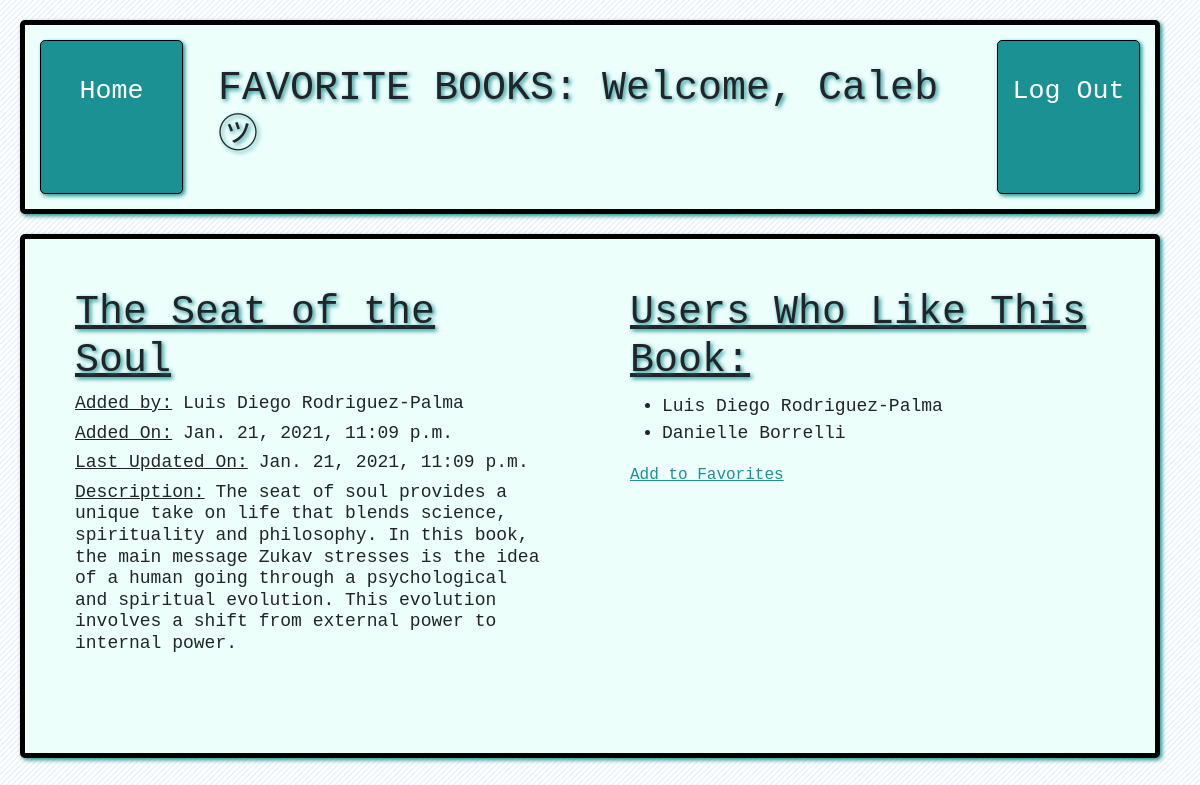
Page /books/7 (signed in) on the committed database.
### main_app/models.py (models this page shows)
class User(models.Model):
    first_name = models.CharField(max_length=255)
    last_name = models.CharField(max_length=255)
    email = models.EmailField(max_length=255)
    password = models.CharField(max_length=255)
    created_at = models.DateTimeField(auto_now_add=True)
    updated_at = models.DateTimeField(auto_now=True)
    objects = UserManager()

class Book(models.Model):
    title = models.CharField(max_length=255)
    desc = models.TextField()
    uploaded_by = models.ForeignKey(User, related_name="books_uploaded", on_delete = models.CASCADE)
    users_who_like = models.ManyToManyField(User, related_name="liked_books")
    created_at = models.DateTimeField(auto_now_add=True)
    updated_at = models.DateTimeField(auto_now=True)
    objects = BookManager()

### main_app/views.py (the view)
# urls.py: path('books/<int:num>', views.view_book),
def view_book(request, num):
    this_book = Book.objects.get(id=num)
    user_id = int(request.session['user_id'])
    context = {
            "specified_user" : User.objects.get(id=user_id),
            "this_book": Book.objects.get(id=num),
            "all_the_users_who_liked": this_book.users_who_like.all(),
        }
    return render(request, "book_info.html", context)

### main_app/templates/book_info.html (shortened to what this page needs)
<!DOCTYPE html>
<html lang="en">
<head>
    <link href="https://cdn.jsdelivr.net/npm/bootstrap@5.0.0-beta1/dist/css/bootstrap.min.css" rel="stylesheet">
    {% load static %}
    <link rel="stylesheet" href="{% static 'css/book_info.css' %}">
</head>
<body>
    <div class="mycontainer">
        <a id="subhead" href="/books">Home</a>
        <div id="mainhead">
            <h1>FAVORITE BOOKS: Welcome, {{specified_user.first_name}} ㋡</h1>
        </div>
        <a id="subhead" href="/log_out">Log Out</a>
    </div>
    <div class="nextcontainer">
        <div id="mainbox">
            <div class="book_modules">
                {% if specified_user != this_book.uploaded_by %}
                <h1>{{this_book.title}}</h1>
                <h5><span class="underline">Added by:</span> {{this_book.uploaded_by.first_name}} {{this_book.uploaded_by.last_name}}</h5>
                <h5><span class="underline">Added On:</span> {{this_book.created_at}}</h5>
                <h5><span class="underline">Last Updated On:</span> {{this_book.updated_at}}</h5>
                <h5><span class="underline">Description:</span> {{this_book.desc}}</h5>
                {% endif %}
            </div>
            <div class="book_modules">
                <h1>Users Who Like This Book:</h1>
                <ul>
                    {% for user in all_the_users_who_liked %}
                    <li>{{user.first_name}} {{user.last_name}}</li>
                    {% endfor %}
                </ul>
                {% if specified_user not in this_book.users_who_like.all %}
                <a href="/add_to_favorites/{{this_book.id}}">Add to Favorites</a>
                {% endif %}
            </div>
        </div>
    </div>
</body>
</html>

### main_app/static/css/book_info.css (style rules this page uses)
body { background-image: linear-gradient(135deg, #ffffff 37.50%, #e6effa 37.50%, #e6effa 50%, #ffffff 50%, #ffffff 87.50%, #e6effa 87.50%, #e6effa 100%); background-size: 5.66px 5.66px; font-family: 'Comic Sans MS', Courier, monospace; }
.mycontainer { text-shadow: 2px 2px 4px rgb(27, 145, 147); padding: 10px; width: 95%; background-color: rgb(236, 255, 251); border: black solid 5px; box-shadow: 2px 2px 4px rgb(27, 145, 147); border-radius: 5px; display: flex; margin: 20px; }
#mainhead { text-shadow: 2px 2px 4px rgb(27, 145, 147); padding: 10px; width: 80%; margin: 20px; display: flex; }
#subhead { text-shadow: 2px 2px 4px rgb(27, 145, 147); padding-top: 30px; width: 15%; box-shadow: 2px 2px 4px rgb(27, 145, 147); margin: 5px; text-align: center; background-color: rgb(27, 145, 147); color: white; box-shadow: 2px 2px 4px rgb(27, 145, 147); border-radius: 5px; border: black solid 1px; text-decoration: none; font-size: 20pt; }
.nextcontainer { padding: 10px; width: 95%; background-color: rgb(236, 255, 251); border: black solid 5px; box-shadow: 2px 2px 4px rgb(27, 145, 147); border-radius: 5px; margin: 20px; padding-bottom: 50px; }
.nextcontainer h5, li { font-size: 18px; }
.nextcontainer h1 { font-size: 40px; text-shadow: 2px 2px 4px rgb(27, 145, 147); text-decoration: underline; }
#mainbox { display: flex; }
a { color: rgb(27, 145, 147); }
.underline { text-decoration: underline; }
.book_modules { padding: 20px; width: 50%; margin: 20px; }

### rows in the picture
User: first_name "Caleb"
Book: title "The Seat of the Soul", uploaded_by.first_name "Luis Diego", uploaded_by.last_name "Rodriguez-Palma", created_at "Jan. 21, 2021, 11:09 p.m.", updated_at "Jan. 21, 2021, 11:09 p.m.", desc "The seat of soul provides a unique take on life that blends science, spirituality and philosophy. In this book, the main message Zukav stresses is the idea of a human going through a psychological and spiritual evolution. This evolution involves a shift from external power to internal power."
User: first_name "Luis Diego", last_name "Rodriguez-Palma"
User: first_name "Danielle", last_name "Borrelli"
